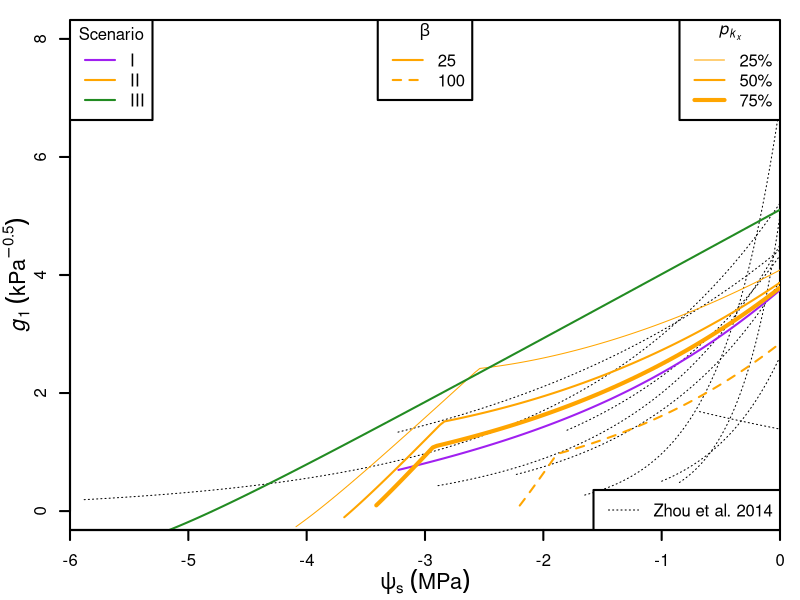

Generate this figure with R:

library(nlme)
library(doBy)

# Data
dataS1 <- read.csv("Data/Scenario 1 - g1(ps).csv")
dataS2 <- read.csv("Data/Scenario 2 - g1(ps).csv")
dataS3 <- read.csv("Data/Scenario 3 - g1(ps).csv")
zhou <- read.csv("Data/Zhou 2014.csv")

# Zhou 2013
fits <- nlsList(g1 ~ a*exp(b*LWP)|Species, start=list(a=10, b=0.5), data=zhou)
rangefun <- function(x)setNames(range(x), c("min", "max"))
ran <- summaryBy(LWP ~ Species, FUN=rangefun, data=zhou)
pars <- cbind(ran, as.data.frame(coef(fits)))

# Figures
Cols <- c("lightblue", "lightpink", "purple", "orange", "forestgreen")
windows(8, 6)
par(mgp=c(2.2, 1, 0), xaxs="i", lwd=2, mar=c(3.5, 3.5, 1, 1), mfrow=c(1, 1))
plot(0, 0, type="n", xaxt="n", yaxt="n", xlab=NA, ylab=NA,
     xlim=c(-6, 0), ylim=c(0, 8), cex.lab=1.3)

for(i in 1:nrow(pars))curve(pars[i, "a"]*exp(pars[i, "b"]*x), from=pars[i, "LWP.min"], to=0, add=TRUE, lwd=1, lty=3)

points(subset(dataS1, h3==25, select=c("ps", "g1")), type="l", col=Cols[3])
#points(subset(dataS1, h3==100, select=c("ps", "g1")), type="l", lty=2, col=Cols[3])
points(subset(dataS2, pkx==0.5 & h3==25, select=c("ps", "g1")), type="l", col=Cols[4])
points(subset(dataS2, pkx==0.5 & h3==100, select=c("ps", "g1")), type="l", lty=2, col=Cols[4])
points(subset(dataS2, pkx==0.25, select=c("ps", "g1")), type="l", lwd=1, col=Cols[4])
points(subset(dataS2, pkx==0.75, select=c("ps", "g1")), type="l", lwd=4, col=Cols[4])
points(dataS3, type="l", col=Cols[5])

axis(1, xlim=c(-6, 0), pos=-8*0.04, lwd=2)
mtext(expression(psi[s]~(MPa)),side=1,line=2.4, cex=1.3)
axis(2, ylim=c(0, 8), pos=-6, lwd=2, at=c(0, 2, 4, 6, 8))
mtext(expression(italic(g[1])~(kPa^-0.5)),side=2,line=1.8, cex=1.3)
legend("bottomright", c("Zhou et al. 2014"), lwd=1, lty=3, col="black")
legend("topleft", legend=c("I", "II", "III"), title="Scenario", lty=1, col=Cols[3:5])
legend("top", legend=c("25", "100"), title=expression(beta), lty=c(1, 2), col=Cols[4])
legend("topright", legend=c("25%", "50%", "75%"), title=expression(italic(p[k[x]])), lty=1, lwd=c(1, 2, 4), col=Cols[4], bg="white")

dev.copy2pdf(file = "Figures/g1(ps).pdf")
